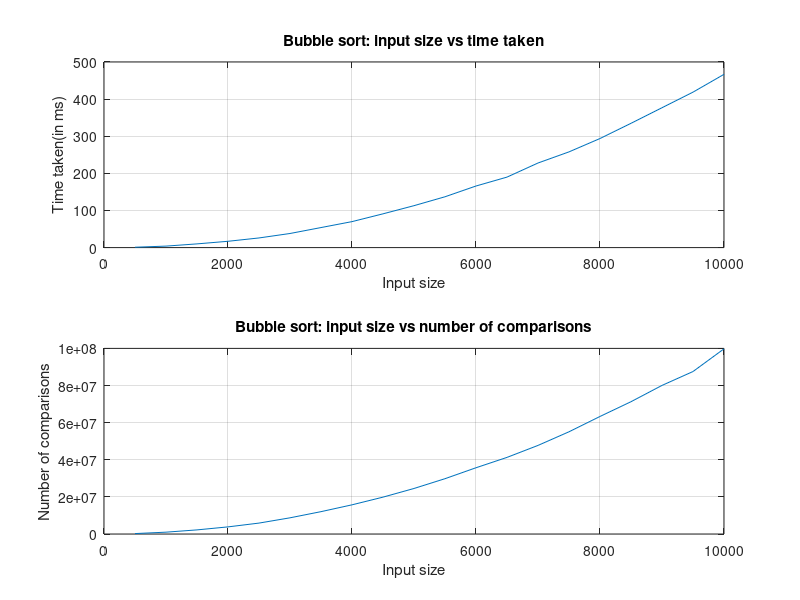

MATLAB code for this plot:
%Read bubble sort comparison data
bubbleResult = csvread('bubbleSortResult.csv');
size = bubbleResult(:, 1);
time = bubbleResult(:, 2);
comparisons = bubbleResult(:, 3);
subplot(2, 1, 1)
plot(size, time)
title('Bubble sort: input size vs time taken')
grid on
xlabel('Input size')
ylabel('Time taken(in ms)');
subplot(2, 1, 2)
plot(size, comparisons)
title('Bubble sort: input size vs number of comparisons')
grid on
xlabel('Input size')
ylabel('Number of comparisons');

